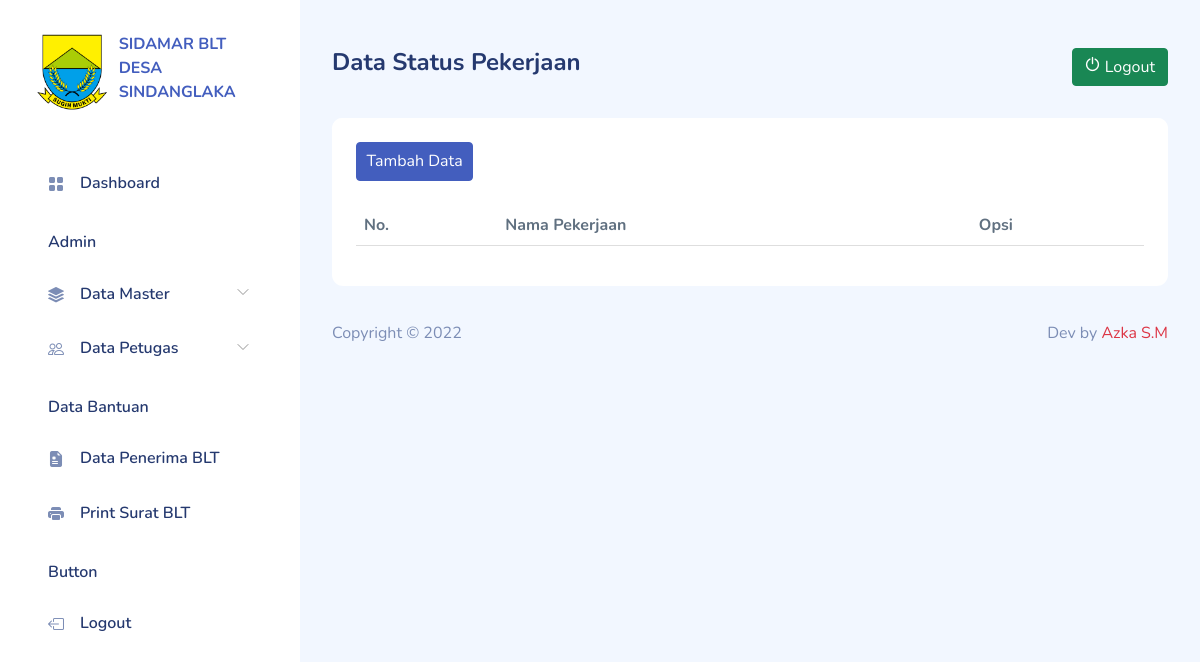
Page /data_status_pekerjaan.php (signed in) on the earlier database version.
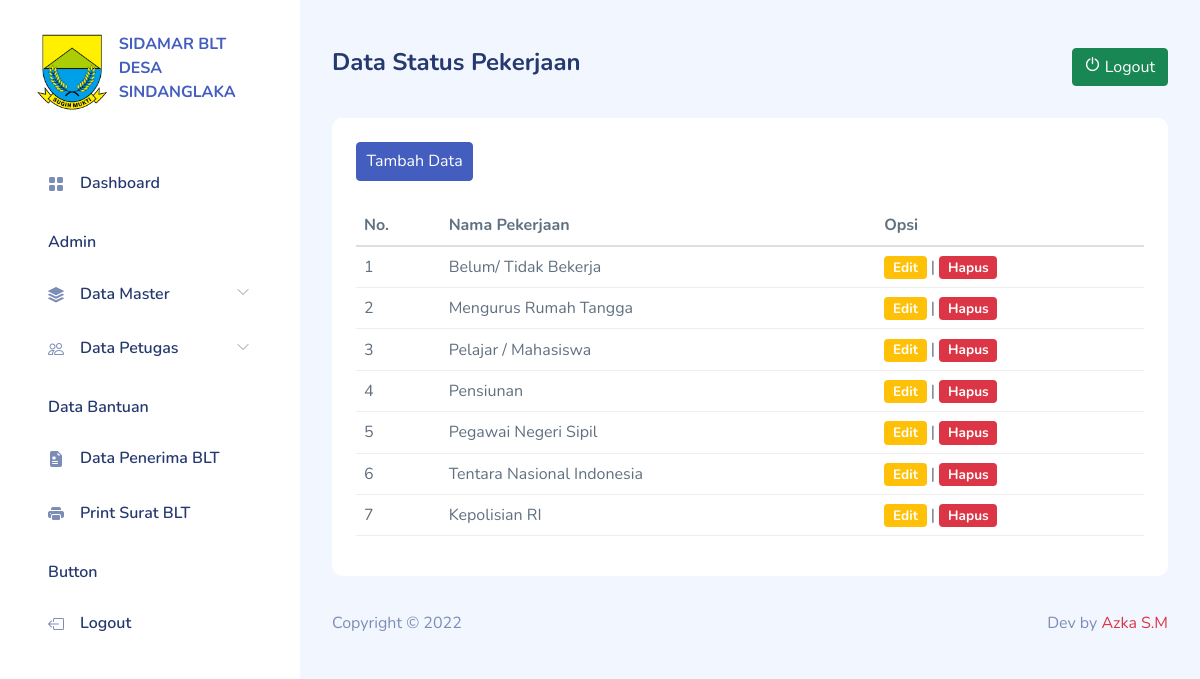
Same page on the later database version.
### tables this page shows
CREATE TABLE `data_status_pekerjaan` (
  `id_status_pekerjaan` int(11) NOT NULL,
  `nama_pekerjaan` varchar(255) NOT NULL,
  `date_created` date NOT NULL,
  `is_active` int(11) NOT NULL
);

### functions.php (called while the page is built, shortened)
<?php
$conn = mysqli_connect("localhost", "root", "", "db_sdlk_blt");
function query($query)
{
    global $conn;
    $result = mysqli_query($conn, $query);
    $rows = [];
    while ($row = mysqli_fetch_assoc($result)) {
        $rows[] = $row;
    }
    return $rows;
}

### data_status_pekerjaan.php (the view, shortened to what this page needs)
<?php
require "functions.php";
$status_pekerjaan = query("SELECT * FROM data_status_pekerjaan");
include "template_header.php";
include "template_sidebar.php";
?>
<div id="main">
    <div class="page-heading">
        <div class="row">
            <div class="col">
                <h4>Data Status Pekerjaan</h4>
            </div>
            <div class="col">
                <a href="logout.php" class="btn btn-success float-end" onclick="return confirm('Yakin akan keluar dari aplikasi?');">
                    <i class="icon dripicons-power"></i>
                    Logout
                </a>
            </div>
        </div>
    </div>
    <div class="page-content">
        <section class="row">
            <div class="col-12 col-lg-12">
                <div class="card">
                    <div class="card-header">
                        <div class="row">
                            <div class="col-12 col-lg-8">
                                <a href="data_status_pekerjaan_add.php" class='btn btn-primary icon'>
                                    <span>Tambah Data</span>
                                </a>
                            </div>
                            <div class="col-12 col-lg-4">
                            </div>
                        </div>
                    </div>
                    <div class="card-body">
                        <div class="table-responsive">
                            <table class="table" id="table1">
                                <thead>
                                    <tr>
                                        <th>No.</th>
                                        <th>Nama Pekerjaan</th>
                                        <th>Opsi</th>
                                    </tr>
                                </thead>
                                <tbody>
                                    <?php $i = 1; ?>
                                    <?php foreach ($status_pekerjaan as $sp) : ?>
                                        <tr>
                                            <td><?= $i; ?></td>
                                            <td><?= $sp["nama_pekerjaan"]; ?></td>
                                            <td>
                                                <a href="data_status_pekerjaan_edit.php?id=<?= $sp["id_status_pekerjaan"] ?>" class="badge bg-warning">Edit</a> |
                                                <a href="data_status_pekerjaan_delete.php?id=<?= $sp["id_status_pekerjaan"] ?>" class="badge bg-danger" onclick="return confirm('Yakin akan menghapus data Pekerjaan : <?= $sp['nama_pekerjaan']; ?> ?');">Hapus</a>
                                            </td>
                                        </tr>
                                        <?php $i++; ?>
                                    <?php endforeach; ?>
                                </tbody>
                            </table>
                        </div>
                    </div>
                </div>
            </div>
        </section>
    </div>
    <?php include "template_footer.php"; ?>

Differences in the rows shown:
added data_status_pekerjaan: nama_pekerjaan "Belum/ Tidak Bekerja"
added data_status_pekerjaan: nama_pekerjaan "Mengurus Rumah Tangga"
added data_status_pekerjaan: nama_pekerjaan "Pelajar / Mahasiswa"
added data_status_pekerjaan: nama_pekerjaan "Pensiunan"
added data_status_pekerjaan: nama_pekerjaan "Pegawai Negeri Sipil"
added data_status_pekerjaan: nama_pekerjaan "Tentara Nasional Indonesia"
added data_status_pekerjaan: nama_pekerjaan "Kepolisian RI"
